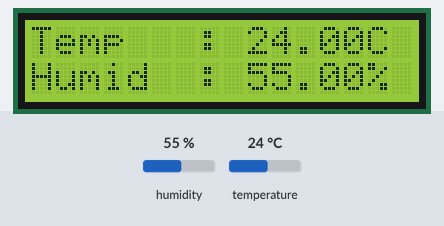
Bench run of a sketch on a simulated ESP8266 (NodeMCU). On the bench: 16×2 character LCD. The inputs (shaded band) are chosen by the test bench; at power-on: humidity 55 %, temperature 24 °C. What the sketch prints to the serial monitor is not drawn.

Above: at 12.7 s.
12.8 s: humidity set to 22 %
At 15.2 s:
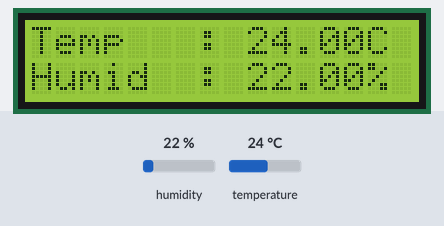
15.8 s: temperature set to 12 °C
At 17.3 s:
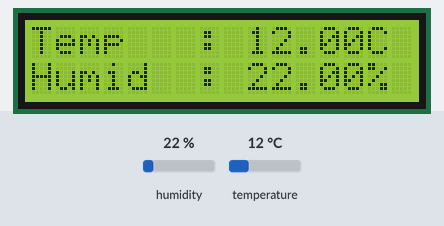
18.8 s: humidity set to 40 %
At 21.5 s:
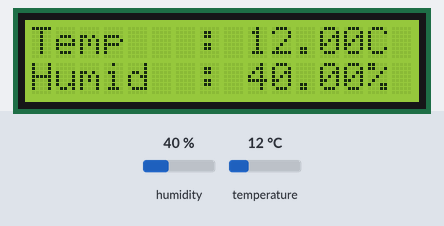
21.8 s: temperature set to 19 °C
At 23.6 s:
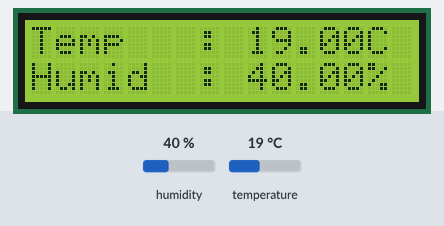
Timing chart, 0 to 25.1 s (numbered marks = the images above; inputs shaded):
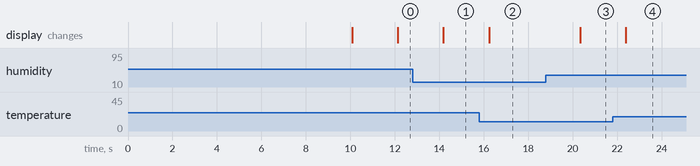

The sketch:

ESP32_LCD_TEMP.ino
```cpp
// Example testing sketch for various DHT humidity/temperature sensors
// Written by ladyada, public domain

// REQUIRES the following Arduino libraries:
// - DHT Sensor Library: https://github.com/adafruit/DHT-sensor-library
// - Adafruit Unified Sensor Lib: https://github.com/adafruit/Adafruit_Sensor

#include "DHT.h"
#include <Wire.h>
#include <LiquidCrystal_I2C.h>

LiquidCrystal_I2C lcd(0x27, 16, 2);

#define DHTPIN 4     // Digital pin connected to the DHT sensor
// Feather HUZZAH ESP8266 note: use pins 3, 4, 5, 12, 13 or 14 --
// Pin 15 can work but DHT must be disconnected during program upload.

// Uncomment whatever type you're using!
//#define DHTTYPE DHT11   // DHT 11
#define DHTTYPE DHT22   // DHT 22  (AM2302), AM2321
//#define DHTTYPE DHT21   // DHT 21 (AM2301)

// Connect pin 1 (on the left) of the sensor to +5V
// NOTE: If using a board with 3.3V logic like an Arduino Due connect pin 1
// to 3.3V instead of 5V!
// Connect pin 2 of the sensor to whatever your DHTPIN is
// Connect pin 3 (on the right) of the sensor to GROUND (if your sensor has 3 pins)
// Connect pin 4 (on the right) of the sensor to GROUND and leave the pin 3 EMPTY (if your sensor has 4 pins)
// Connect a 10K resistor from pin 2 (data) to pin 1 (power) of the sensor

// Initialize DHT sensor.
// Note that older versions of this library took an optional third parameter to
// tweak the timings for faster processors.  This parameter is no longer needed
// as the current DHT reading algorithm adjusts itself to work on faster procs.
DHT dht(DHTPIN, DHTTYPE);

// Temporary variables
static char celsiusTemp[7];
static char fahrenheitTemp[7];
static char humidityTemp[7];

void setup() {
  Serial.begin(115200);
  Serial.println(F("DHTxx test!"));

  dht.begin();
  lcd.begin();
  lcd.backlight();
  lcd.setCursor(0, 0); // กำหนดให้ เคอร์เซอร์ อยู่ตัวอักษรตำแหน่งที่0 แถวที่ 1 เตรียมพิมพ์ข้อความ
  lcd.print("LCD1602 I2c Test"); //พิมพ์ข้อความ "LCD1602 I2c Test"
  Serial.println("LCD1602 I2c Test");
  lcd.setCursor(2, 1); // กำหนดให้ เคอร์เซอร์ อยู่ตัวอักษรกำแหน่งที3 แถวที่ 2 เตรียมพิมพ์ข้อความ
  lcd.print("myarduino.net"); //พิมพ์ข้อความ "myarduino.net"
  Serial.println("myarduino.net");
  delay(10000);
  lcd.clear();
}

void loop() {
  // Wait a few seconds between measurements.
  delay(2000);

  // Reading temperature or humidity takes about 250 milliseconds!
  // Sensor readings may also be up to 2 seconds 'old' (its a very slow sensor)
  float h = dht.readHumidity();
  // Read temperature as Celsius (the default)
  float t = dht.readTemperature();
  // Read temperature as Fahrenheit (isFahrenheit = true)
  float f = dht.readTemperature(true);

  // Check if any reads failed and exit early (to try again).
  if (isnan(h) || isnan(t) || isnan(f)) {
    Serial.println(F("Failed to read from DHT sensor!"));
    strcpy(celsiusTemp, "Failed");
    strcpy(fahrenheitTemp, "Failed");
    strcpy(humidityTemp, "Failed");
    lcd.clear();
  }

  // Compute heat index in Fahrenheit (the default)
  float hif = dht.computeHeatIndex(f, h);
  // Compute heat index in Celsius (isFahreheit = false)
  float hic = dht.computeHeatIndex(t, h, false);

  Serial.print(F("Humidity: "));
  Serial.print(h);
  Serial.print(F("%  Temperature: "));
  Serial.print(t);
  Serial.print(F("°C "));
  Serial.print(f);
  Serial.print(F("°F  Heat index: "));
  Serial.print(hic);
  Serial.print(F("°C "));
  Serial.print(hif);
  Serial.println(F("°F"));

  // Computes temperature values in Celsius + Fahrenheit and Humidity
  dtostrf(t, 6, 2, celsiusTemp);
  dtostrf(f, 6, 2, fahrenheitTemp);
  dtostrf(h, 6, 2, humidityTemp);

  lcd.setCursor(0, 0);
  lcd.print("Temp   :      ");
  lcd.setCursor(9, 0);
  lcd.print(t);
  lcd.setCursor(14, 0);
  lcd.print("C");
  lcd.setCursor(0, 1);
  lcd.print("Humid  :      ");
  lcd.setCursor(9, 1);
  lcd.print(h);
  lcd.setCursor(14, 1);
  lcd.print("%");
}
```

Measured:
- after the input at 12.8 s, the display: changes after 1.4 s (image 1)
- after the input at 15.8 s, the display: changes after 0.44 s (image 2)
- after the input at 18.8 s, the display: changes after 1.5 s (image 3)
- after the input at 21.8 s, the display: changes after 0.58 s (image 4)
